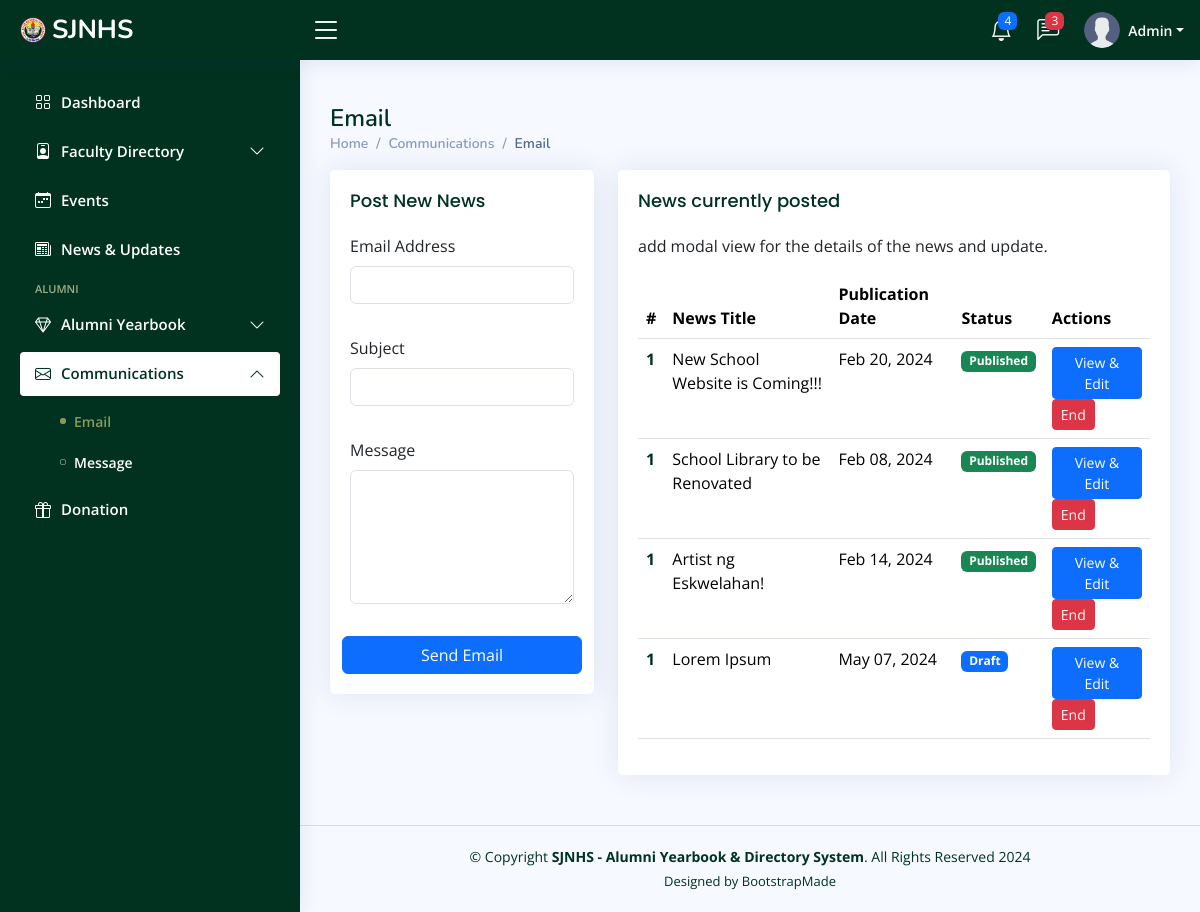
The page /admin/email.php (signed in) on the database as committed earlier.
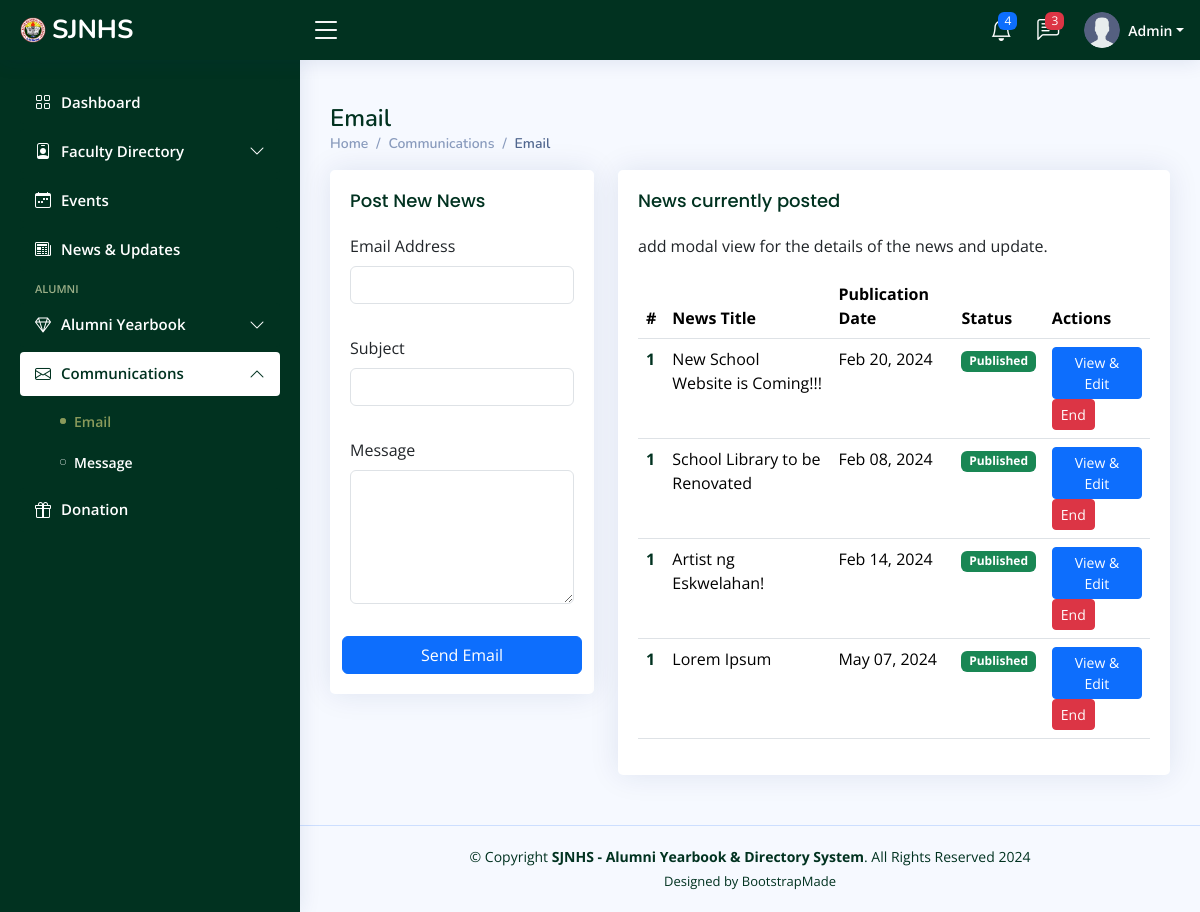
The same page on the database as committed later.
### tables this page shows
CREATE TABLE `news` (
  `id` int(11) NOT NULL,
  `newsCode` varchar(255) NOT NULL,
  `title` varchar(255) NOT NULL,
  `content` text NOT NULL,
  `publication_date` date NOT NULL,
  `newsStatus` int(11) NOT NULL,
  `newsPicture` varchar(255) NOT NULL,
  `date_created` timestamp NOT NULL DEFAULT current_timestamp()
);

### admin/email.php (the view, shortened to what the changed rows need)
<?php
include_once 'includes/header.php';
include_once 'includes/conn.php';
?>
<main id="main" class="main">
    <div class="pagetitle">
        <h1>Email</h1>
    </div>
    <section class="section">
        <div class="row">
            <div class="col-lg-8">
                <div class="card">
                    <div class="card-body">
                        <table class="table datatable">
                            <thead>
                                <tr>
                                    <th scope="col">#</th>
                                    <th scope="col">News Title</th>
                                    <th scope="col">Publication Date</th>
                                    <th scope="col">Status</th>
                                    <th scope="col">Actions</th>
                                </tr>
                            </thead>
                            <tbody>
                                <?php
                            $sql = "SELECT * FROM news";
                            $result = mysqli_query($conn, $sql);
                            $count = 1;
                            if (mysqli_num_rows($result) > 0) {
                                while ($row = mysqli_fetch_assoc($result)) {
                                    echo "<tr>";
                                    echo "<th scope='row'><a href='#'>$count</a></th>";
                                    echo "<td>{$row['title']}</td>";
                                    echo "<td>" . date("M d, Y", strtotime($row['publication_date'])) . "</td>";                                    echo "<td>";
                                    switch ($row['newsStatus']) {
                                        case "1":
                                            echo '<span class="badge bg-success">Published</span>';
                                            break;
                                        case "2":
                                            echo '<span class="badge bg-primary">Draft</span>';
                                            break;
                                    }echo "</td>";
                                    echo "<td>
                                            <button class='btn btn-primary btn-sm' onclick='viewEditNews({$row['id']})' data-bs-toggle='modal' data-bs-target='#newsModal'>View &amp; Edit</button>
                                            <button class='btn btn-danger btn-sm'>End</button>
                                        </td>";
                                    echo "</tr>";
                                }
                            } else {
                                echo "<tr><td colspan='5'>No news found</td></tr>";
                            }
                            ?>
                            </tbody>
                        </table>
                    </div>
                </div>
            </div>
        </div>
    </section>
</main>
<?php
include_once 'includes/footer.php';
?>

Rows that differ between the two databases and show on the page:
changed news "Lorem Ipsum": newsStatus "Draft" → "Published"
